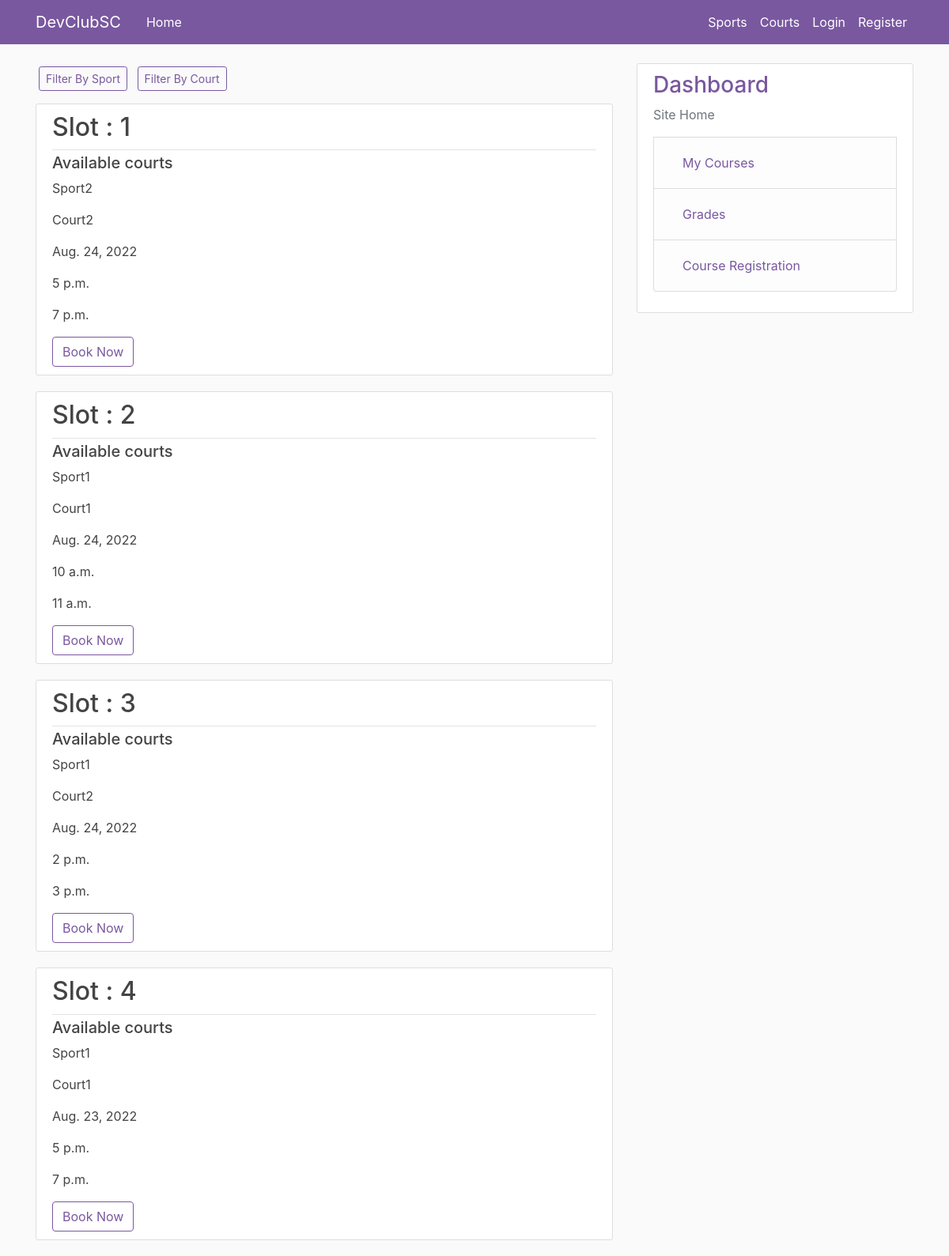
/slots/, run on the app's committed database.
### sports/models.py (models this page shows, shortened)
class Slot(models.Model):
    sport = models.ForeignKey(Sport,on_delete=models.CASCADE,default='')
    court = models.ForeignKey(Court,on_delete=models.CASCADE,default='')
    date = models.DateField()
    start_time = models.TimeField()
    end_time = models.TimeField()

class Sport(models.Model):
    name = models.CharField(max_length=100)
    courts = models.ManyToManyField(Court, blank=True)

### courts/models.py (models this page shows, shortened)
class Court(models.Model):
    name = models.CharField(max_length=100)
    capacity = models.IntegerField()

### sports/views.py (the view)
# urls.py: path('slots/', SlotListView.as_view(), name='slots-home'),
class SlotListView(ListView):
    model = Slot
    template_name = 'sports/slots.html'
    context_object_name = 'slots'
    extra_context = {'staffs': Staff.objects.all()}
    ordering = ['-date']

### sports/templates/sports/slots.html (shortened to what this page needs)
{% extends 'sports/base.html' %}
{% block content %}
    <a class="btn btn-outline-info btn-sm mt-1 mb-3 mx-1"
       href="{% url 'slots-create' %}">Filter By Sport
    </a>
    <a class="btn btn-outline-info btn-sm mt-1 mb-3 mx-1"
       href="{% url 'slots-create' %}">Filter By Court
    </a>
{% for slot in slots %}
    <article class="media content-section">
        <div class="media-body">
        <div class="article-metadata">
            <h2><a class="article-title" href="{% url 'slots-detail' slot.id %}">Slot : {{slot.id}}</h2>
        </div>
        <h5>Available courts</h5>
            <p class="article-content">{{ slot.sport.name }}</p>
            <p class="article-content">{{ slot.court.name }}</p>
            <p class="article-content">{{ slot.date }}</p>
            <p class="article-content">{{ slot.start_time }}</p>
            <p class="article-content">{{ slot.end_time }}</p>
            <form action="{%url 'add_slot' slot.id %}" method="POST">
                <button type="submit" class="btn btn-outline-info">Book Now</button>
            </form>
        </div>
    </article>
{% endfor %}
{% endblock content %}

### sports/static/sports/main.css (style rules this page uses)
body { background: #fafafa; color: #444444; margin-top: 5rem; }
h1, h2, h3, h4, h5, h6 { color: #444444; }
.content-section { background: #ffffff; padding: 10px 20px; border: 1px solid #dddddd; border-radius: 3px; margin-bottom: 20px; }
.article-title { color: #444444; }
.article-content { white-space: pre-line; }
.article-metadata { padding-bottom: 1px; margin-bottom: 4px; border-bottom: 1px solid #e3e3e3 }
.btn { color:#79589f !important; border-color: #79589f; }

### data on the page
Slot: id "1", sport.name "Sport2", court.name "Court2", date "Aug. 24, 2022", start_time "5 p.m.", end_time "7 p.m."
Slot: id "2", sport.name "Sport1", court.name "Court1", date "Aug. 24, 2022", start_time "10 a.m.", end_time "11 a.m."
Slot: id "3", sport.name "Sport1", court.name "Court2", date "Aug. 24, 2022", start_time "2 p.m.", end_time "3 p.m."
Slot: id "4", sport.name "Sport1", court.name "Court1", date "Aug. 23, 2022", start_time "5 p.m.", end_time "7 p.m."
